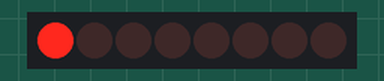
Recording of a sketch running on a simulated Arduino Uno, built with avr-gcc and run on an emulated ATmega328P. Parts: 8 shift-register outputs drawn as a row of LEDs (first output left, lit = HIGH). Wiring (inferred from the names in the program): shift register (74HC595): data pin 4; shift clock pin 6; latch pin 5; OE pin 3. Wiring (inferred from the signals the program sends): row of LEDs: on Q0, Q1, Q2, Q3, Q4, Q5, Q6, Q7.

Above: at 0.1 s.
At 2.1 s:
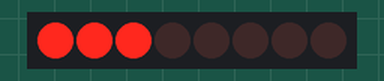
At 3.1 s:
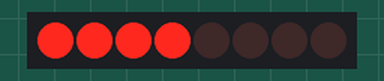
At 6.1 s:
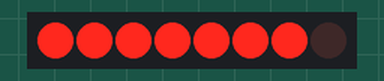
At 21.8 s:
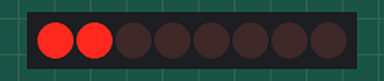
At 27.8 s:
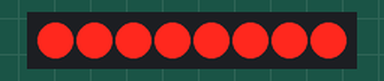
Timing chart, 0 to 29.3 s (numbered marks = the images above):
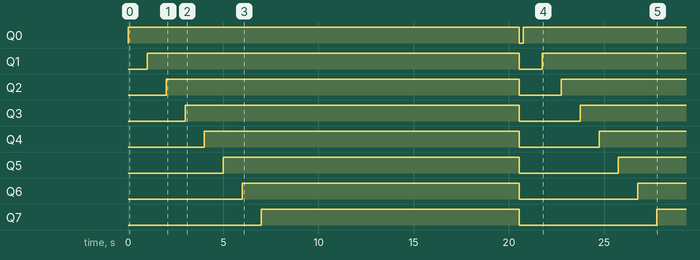

The sketch:

shift_resister.ino
```cpp
int latchPin = 5;    // Latch pin of 74HC595 is connected to Digital pin 5
int clockPin = 6;   // Clock pin of 74HC595 is connected to Digital pin 6
int dataPin = 4;    // Data pin of 74HC595 is connected to Digital pin 4
int outputEnablePin = 3;  // OE pin of 74HC595 is connected to PWM pin 3
byte leds = 0;    // Variable to hold the pattern of which LEDs are currently turned on or off

/*
 * setup() - this function runs once when you turn your Arduino on
 * We initialize the serial connection with the computer
 */
void setup()
{
  // Set all the pins of 74HC595 as OUTPUT
  pinMode(latchPin, OUTPUT);
  pinMode(dataPin, OUTPUT);
  pinMode(clockPin, OUTPUT);
  pinMode(outputEnablePin, OUTPUT);
}

/*
 * loop() - this function runs over and over again
 */
void loop()
{
  setBrightness(150);
  leds = 0;   // Initially turns all the LEDs off, by giving the variable 'leds' the value 0
  for (int i = 0; i < 8; i++) // Turn all the LEDs ON one by one.
   {
    bitSet(leds, i);
    updateShiftRegister();
    delay(1000);
   }
  for (byte b = 255; b > 0; b--)  // Gradually fade all the LEDs back to off
  {
    setBrightness(b);
    delay(50);
  }

}


/*
 * updateShiftRegister() - This function sets the latchPin to low, then calls the Arduino function 'shiftOut' to shift out contents of variable 'leds' in the shift register before putting the 'latchPin' high again.
 */
void updateShiftRegister()
{
   digitalWrite(latchPin, LOW);
   shiftOut(dataPin, clockPin,MSBFIRST,leds);
   digitalWrite(latchPin, HIGH);

}
//void updateShiftRegister1()
//{
//   digitalWrite(latchPin, LOW);
//   shiftOut(dataPin, clockPin,LSBFIRST,leds);
//   digitalWrite(latchPin, HIGH);
//
//}


/*
 * setBrightness() - Generates PWM signal and writes it to OE pin.
 */
void setBrightness(byte brightness) // 0 to 255
{
  analogWrite(outputEnablePin, 255-brightness);
}
```

Measured:
- by itself, Q0: LOW → HIGH at 0.00 s, → LOW 20.6 s later, → HIGH 0.21 s later
- by itself, Q1: LOW → HIGH at 1.0 s, → LOW 19.6 s later, → HIGH 1.2 s later
- by itself, Q2: LOW → HIGH at 2.0 s, → LOW 18.6 s later, → HIGH 2.2 s later
- by itself, Q3: LOW → HIGH at 3.0 s, → LOW 17.6 s later, → HIGH 3.2 s later
- by itself, Q4: LOW → HIGH at 4.0 s, → LOW 16.6 s later, → HIGH 4.2 s later
- by itself, Q5: LOW → HIGH at 5.0 s, → LOW 15.6 s later, → HIGH 5.2 s later
- by itself, Q6: LOW → HIGH at 6.0 s, → LOW 14.6 s later, → HIGH 6.2 s later
- by itself, Q7: LOW → HIGH at 7.0 s, → LOW 13.6 s later, → HIGH 7.2 s later
